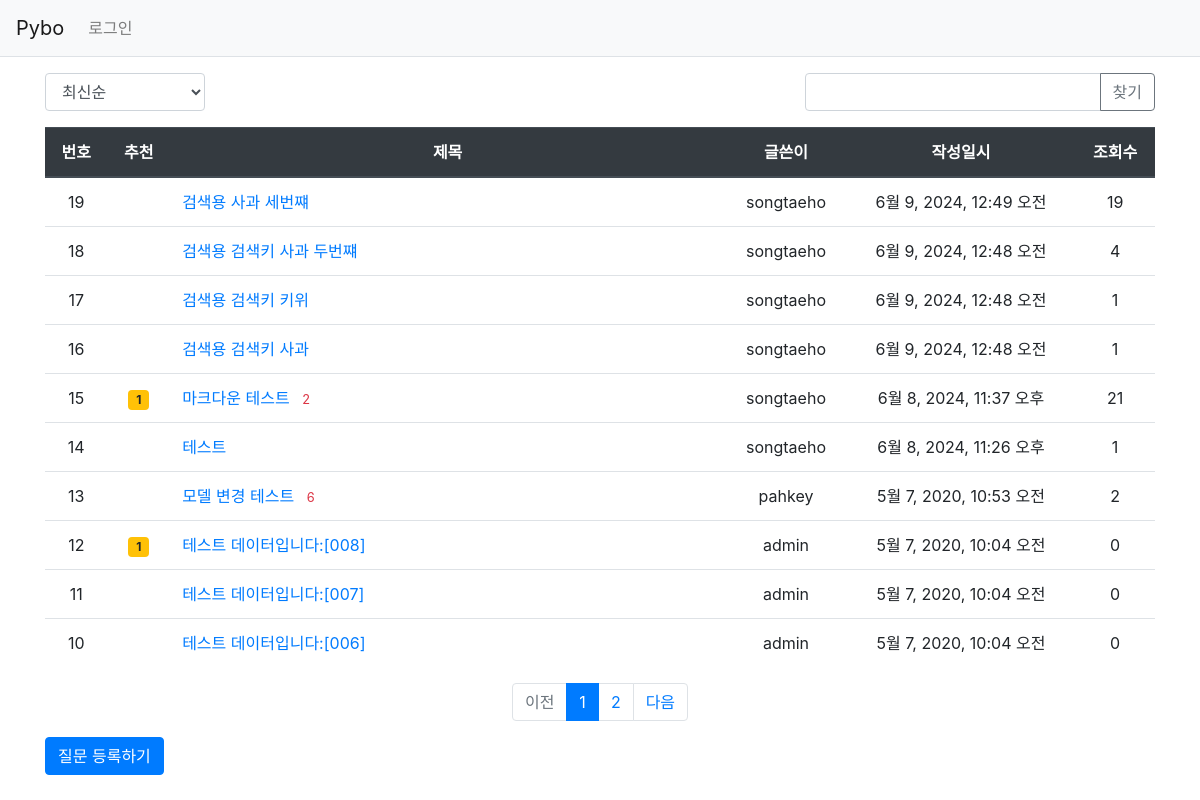
Screenshot of /pybo/ with the database file from the repository.
### pybo/models.py (models this page shows, shortened)
class Question(models.Model):
    author = models.ForeignKey(User, on_delete=models.CASCADE, related_name='author_question')
    subject = models.CharField(max_length=200)
    content = models.TextField()
    create_date = models.DateTimeField()
    modify_date = models.DateTimeField(null=True, blank=True)
    voter = models.ManyToManyField(User, related_name='voter_question')
    views = models.PositiveIntegerField(default=0)
    modify_count = models.IntegerField(default=0)

### pybo/views/base_views.py (the view, shortened to what this page needs)
# urls.py: path('', base_views.index, name='index'),  # '/' 에 해당되는 path
def index(request):
    page = request.GET.get('page', '1')  # 페이지
    kw = request.GET.get('kw', '')
    so = request.GET.get('so', 'recent')
    if so == 'recommend':
        question_list = Question.objects.annotate(num_voter=Count('voter')).order_by('-num_voter', '-create_date')
    elif so == 'popular':
        question_list = Question.objects.annotate(num_answer=Count('answer')).order_by('-num_answer', '-create_date')
    else:  # recent
        question_list = Question.objects.order_by('-create_date')
    paginator = Paginator(question_list, 10)
    page_obj = paginator.get_page(page)
    context = {'question_list': page_obj, 'page': page, 'kw': kw, 'so': so}
    return render(request, 'pybo/question_list.html', context)

### pybo/templatetags/pybo_filter.py (called while the page is built)
@register.filter
def sub(value, arg):
    return value - arg

### templates/pybo/question_list.html (shortened to what this page needs)
{% extends 'base.html' %}
{% load pybo_filter %}
{% block content %}
<div class="container my-3">
    <div class="row justify-content-between my-3">
        <div class="col-2">
            <select class="form-control so">
                <option value="recent" {% if so == 'recent' %}selected{% endif %}>최신순</option>
            </select>
        </div>
        <div class="col-4 input-group">
            <input type="text" class="form-control kw" value="{{ kw|default_if_none:'' }}">
            <div class="input-group-append">
                <button class="btn btn-outline-secondary" type="button" id="btn_search">찾기</button>
            </div>
        </div>
    </div>
    <table class="table">
        <thead>
            <tr class="text-center thead-dark">
                <th>번호</th>
                <th>추천</th>
                <th style="width:50%">제목</th>
                <th>글쓴이</th>
                <th>작성일시</th>
                <th>조회수</th>
            </tr>
        </thead>
        <tbody>
            {% if question_list %}
            {% for question in question_list %}
            <tr class="text-center">
                <td>
                    {{ question_list.paginator.count|sub:question_list.start_index|sub:forloop.counter0|add:1 }}
                </td>
                <td>
                    {% if question.voter.all.count > 0 %}
                    <span class="badge badge-warning px-2 py-1">{{ question.voter.all.count }}</span>
                    {% endif %}
                </td>
                <td class="text-left">
                    <a href="{% url 'pybo:detail' question.id %}">{{ question.subject }}</a>
                    {% if question.answer_set.count > 0 %}
                    <span class="text-danger small ml-2">{{ question.answer_set.count }}</span>
                    {% endif %}
                </td>
                <td>{{ question.author.username }}</td>
                <td>{{ question.create_date }}</td>
                <td>{{ question.views }}</td>
            </tr>
            {% endfor %}
            {% else %}
            <tr>
                <td colspan="3">질문이 없습니다.</td>
            </tr>
            {% endif %}
        </tbody>
    </table>
    <ul class="pagination justify-content-center">
        {% if question_list.has_previous %}
        <li class="page-item">
            <a class="page-link" data-page="{{ question_list.previous_page_number }}" href="#">이전</a>
        </li>
        {% else %}
        <li class="page-item disabled">
            <a class="page-link" tabindex="-1" aria-disabled="true" href="#">이전</a>
        </li>
        {% endif %}
        {% for page_number in question_list.paginator.page_range %}
        {% if page_number >= question_list.number|add:-5 and page_number <= question_list.number|add:5 %}
        {% if page_number == question_list.number %}
        <li class="page-item active" aria-current="page">
            <a class="page-link" data-page="{{ page_number }}" href="#">{{ page_number }}</a>
        </li>
        {% else %}
        <li class="page-item">
            <a class="page-link" data-page="{{ page_number }}" href="#">{{ page_number }}</a>
        </li>
        {% endif %}
        {% endif %}
        {% endfor %}
        {% if question_list.has_next %}
        <li class="page-item">
            <a class="page-link" data-page="{{ question_list.next_page_number }}" href="#">다음</a>
        </li>
        {% else %}
        <li class="page-item disabled">
            <a class="page-link" tabindex="-1" aria-disabled="true" href="#">다음</a>
        </li>
        {% endif %}
    </ul>
    <a href="{% url 'pybo:question_create' %}" class="btn btn-primary">질문 등록하기</a>
</div>
{% endblock %}

### rows the page displays
Question: paginator.count|sub "19", subject "검색용 사과 세번쨰", author.username "songtaeho", create_date "6월 9, 2024, 12:49 오전", views "19"
Question: paginator.count|sub "18", subject "검색용 검색키 사과 두번쨰", author.username "songtaeho", create_date "6월 9, 2024, 12:48 오전", views "4"
Question: paginator.count|sub "17", subject "검색용 검색키 키위", author.username "songtaeho", create_date "6월 9, 2024, 12:48 오전", views "1"
Question: paginator.count|sub "16", subject "검색용 검색키 사과", author.username "songtaeho", create_date "6월 9, 2024, 12:48 오전", views "1"
Question: paginator.count|sub "15", voter.all.count "1", subject "마크다운 테스트", answer_set.count "2", author.username "songtaeho", create_date "6월 8, 2024, 11:37 오후", views "21"
Question: paginator.count|sub "14", subject "테스트", author.username "songtaeho", create_date "6월 8, 2024, 11:26 오후", views "1"
Question: paginator.count|sub "13", subject "모델 변경 테스트", answer_set.count "6", author.username "pahkey", create_date "5월 7, 2020, 10:53 오전", views "2"
Question: paginator.count|sub "12", voter.all.count "1", subject "테스트 데이터입니다:[008]", author.username "admin", create_date "5월 7, 2020, 10:04 오전", views "0"
Question: paginator.count|sub "11", subject "테스트 데이터입니다:[007]", author.username "admin", create_date "5월 7, 2020, 10:04 오전", views "0"
Question: paginator.count|sub "10", subject "테스트 데이터입니다:[006]", author.username "admin", create_date "5월 7, 2020, 10:04 오전", views "0"

### other values shown
{{ page_number }} "1"
{{ page_number }} "2"
